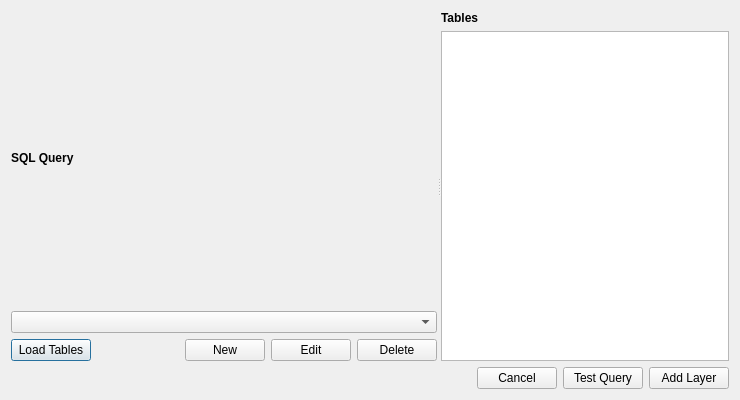
<?xml version="1.0" encoding="UTF-8"?>
<ui version="4.0">
 <class>NewSQL</class>
 <widget class="QDialog" name="NewSQL">
  <property name="geometry">
   <rect>
    <x>0</x>
    <y>0</y>
    <width>740</width>
    <height>400</height>
   </rect>
  </property>
  <property name="windowTitle">
   <string>Add CartoDB SQL Layer</string>
  </property>
  <layout class="QVBoxLayout" name="verticalLayout">
   <item>
    <widget class="QSplitter" name="splitter">
     <property name="orientation">
      <enum>Qt::Horizontal</enum>
     </property>
     <widget class="QWidget" name="verticalLayoutWidget">
      <layout class="QVBoxLayout" name="leftContainer">
       <item>
        <widget class="QLabel" name="label_2">
         <property name="text">
          <string>&lt;html&gt;&lt;head/&gt;&lt;body&gt;&lt;p&gt;&lt;span style=&quot; font-weight:600;&quot;&gt;SQL Query&lt;/span&gt;&lt;/p&gt;&lt;/body&gt;&lt;/html&gt;</string>
         </property>
        </widget>
       </item>
       <item>
        <widget class="QComboBox" name="connectionList"/>
       </item>
       <item>
        <layout class="QHBoxLayout" name="horizontalLayout" stretch="0,0,0,0,0">
         <item>
          <widget class="QPushButton" name="loadTableBT">
           <property name="text">
            <string>Load Tables</string>
           </property>
          </widget>
         </item>
         <item>
          <spacer name="horizontalSpacer">
           <property name="orientation">
            <enum>Qt::Horizontal</enum>
           </property>
           <property name="sizeHint" stdset="0">
            <size>
             <width>40</width>
             <height>20</height>
            </size>
           </property>
          </spacer>
         </item>
         <item>
          <widget class="QPushButton" name="newConnectionBT">
           <property name="text">
            <string>New</string>
           </property>
          </widget>
         </item>
         <item>
          <widget class="QPushButton" name="editConnectionBT">
           <property name="text">
            <string>Edit</string>
           </property>
          </widget>
         </item>
         <item>
          <widget class="QPushButton" name="deleteConnectionBT">
           <property name="text">
            <string>Delete</string>
           </property>
          </widget>
         </item>
        </layout>
       </item>
      </layout>
     </widget>
     <widget class="QWidget" name="verticalLayoutWidget_2">
      <layout class="QVBoxLayout" name="rightContainer">
       <item>
        <widget class="QLabel" name="label">
         <property name="text">
          <string>&lt;html&gt;&lt;head/&gt;&lt;body&gt;&lt;p&gt;&lt;span style=&quot; font-weight:600;&quot;&gt;Tables&lt;/span&gt;&lt;/p&gt;&lt;/body&gt;&lt;/html&gt;</string>
         </property>
         <property name="alignment">
          <set>Qt::AlignLeading|Qt::AlignLeft|Qt::AlignVCenter</set>
         </property>
        </widget>
       </item>
       <item>
        <widget class="QListWidget" name="tablesList"/>
       </item>
      </layout>
     </widget>
    </widget>
   </item>
   <item>
    <layout class="QHBoxLayout" name="buttonsHL">
     <property name="sizeConstraint">
      <enum>QLayout::SetDefaultConstraint</enum>
     </property>
     <item>
      <spacer name="horizontalSpacer_2">
       <property name="orientation">
        <enum>Qt::Horizontal</enum>
       </property>
       <property name="sizeHint" stdset="0">
        <size>
         <width>40</width>
         <height>20</height>
        </size>
       </property>
      </spacer>
     </item>
     <item>
      <widget class="QPushButton" name="cancelBT">
       <property name="text">
        <string>Cancel</string>
       </property>
      </widget>
     </item>
     <item>
      <widget class="QPushButton" name="testBT">
       <property name="text">
        <string>Test Query</string>
       </property>
      </widget>
     </item>
     <item>
      <widget class="QPushButton" name="addLayerBT">
       <property name="text">
        <string>Add Layer</string>
       </property>
      </widget>
     </item>
    </layout>
   </item>
  </layout>
 </widget>
 <resources/>
 <connections/>
</ui>
